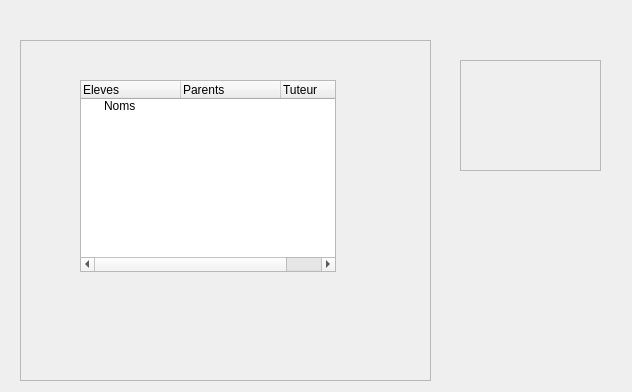
<?xml version="1.0" encoding="UTF-8"?>
<ui version="4.0">
 <class>DialogImage</class>
 <widget class="QDialog" name="DialogImage">
  <property name="geometry">
   <rect>
    <x>0</x>
    <y>0</y>
    <width>632</width>
    <height>392</height>
   </rect>
  </property>
  <property name="windowTitle">
   <string>Dialog</string>
  </property>
  <property name="styleSheet">
   <string notr="true">background-image: url(:/newPrefix/icones/png/icon_004.png);</string>
  </property>
  <widget class="QFrame" name="frame">
   <property name="geometry">
    <rect>
     <x>460</x>
     <y>60</y>
     <width>141</width>
     <height>111</height>
    </rect>
   </property>
   <property name="styleSheet">
    <string notr="true">background-image: url(:/newPrefix/icones/png/icon_003.png);
image: url(:/newPrefix/icones/png/icon_003.png);</string>
   </property>
   <property name="frameShape">
    <enum>QFrame::StyledPanel</enum>
   </property>
   <property name="frameShadow">
    <enum>QFrame::Raised</enum>
   </property>
  </widget>
  <widget class="QFrame" name="frame_2">
   <property name="geometry">
    <rect>
     <x>20</x>
     <y>40</y>
     <width>411</width>
     <height>341</height>
    </rect>
   </property>
   <property name="styleSheet">
    <string notr="true"/>
   </property>
   <property name="frameShape">
    <enum>QFrame::StyledPanel</enum>
   </property>
   <property name="frameShadow">
    <enum>QFrame::Raised</enum>
   </property>
   <widget class="QTreeWidget" name="treeWidget">
    <property name="geometry">
     <rect>
      <x>60</x>
      <y>40</y>
      <width>256</width>
      <height>192</height>
     </rect>
    </property>
    <column>
     <property name="text">
      <string>Eleves</string>
     </property>
    </column>
    <column>
     <property name="text">
      <string>Parents</string>
     </property>
    </column>
    <column>
     <property name="text">
      <string>Tuteur</string>
     </property>
    </column>
    <item>
     <property name="text">
      <string>Noms</string>
     </property>
    </item>
   </widget>
   <widget class="QWidget" name="verticalLayoutWidget">
    <property name="geometry">
     <rect>
      <x>-11</x>
      <y>-21</y>
      <width>601</width>
      <height>361</height>
     </rect>
    </property>
    <layout class="QVBoxLayout" name="verticalLayout"/>
   </widget>
  </widget>
 </widget>
 <resources>
  <include location="icons.qrc"/>
 </resources>
 <connections/>
</ui>
